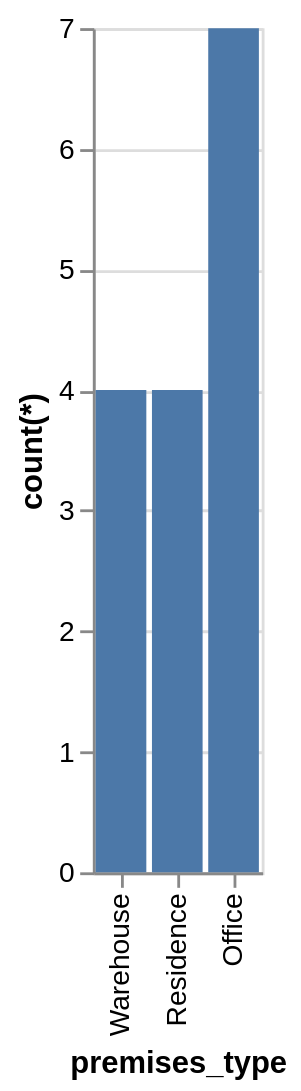

The specification (Vega-Lite) saved for this image:
### Vega-Lite specification from a JSON file in a GitHub repository (floating-point values rounded to 4 significant figures)
{"data": {"values": [{"x_data": "Warehouse", "y_data": 4}, {"x_data": "Residence", "y_data": 4}, {"x_data": "Office", "y_data": 7}]}, "mark": "bar", "encoding": {"x": {"field": "x_data", "type": "nominal", "title": "premises_type", "sort": "descending"}, "y": {"field": "y_data", "type": "quantitative", "title": "count(*)"}}}
